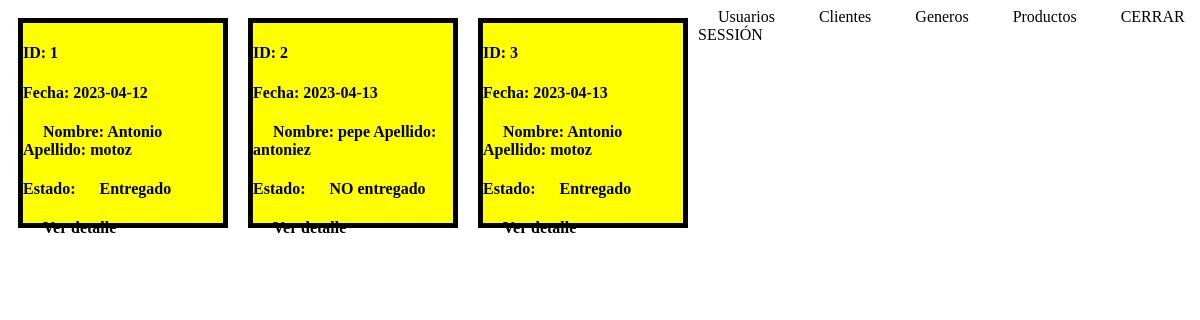
Page /admin/compras.php (signed in) on the committed database.
### tables this page shows
create table if not exists compra(
	id_compra int primary key auto_increment,
    fecha date not null,
    id_cliente_fk int,
    estado boolean not null,
    total float(2) not null
);

create table if not exists cliente(
	id_cliente int primary key auto_increment,
    nombre varchar(50),
    apellido varchar(50)
);

### includes/tabla_compra.php (the view)
<div class="usuario">
    <h4>ID: <?= $fila["id"]?></h4>
    <h4>Fecha: <?= $fila["fecha"]?></h4>
    <h4>
        <a href="modificarCliente.php?id=<?= $fila["id_cliente"]?>&nombre=<?= $fila["nombre"]?>&apellido=<?= $fila["apellido"]?>">
        Nombre: <?= $fila["nombre"]?>
        Apellido: <?= $fila["apellido"]?>
        </a>
    </h4>
    <h4>Estado: <a><?php
            if($fila["estado"]==0){
                echo "NO entregado";
            }else{
                echo "Entregado";
            }
        ?></a></h4>
    <h4><a href="contenidoCompra.php?id=<?= $fila["id"] ?>&fecha=<?= $fila["fecha"] ?>">Ver detalle</a></h4>
</div>

### admin/compras.php (shortened to what this page needs)
<!DOCTYPE html>
<html lang="en">
<head>
    <link rel="stylesheet" href="../css/stylos_generos.css">
</head>
<body>
    <?php
        require("db_conect.php");
        $sql = "select id_compra id, fecha, nombre, apellido, id_cliente,estado from compra
		inner join cliente on id_cliente_fk = id_cliente;";
        $result = $con->query($sql);
        if($result->num_rows > 0){
            while($fila = $result->fetch_assoc()){
                include("../includes/tabla_compra.php");
            }
        }else{
        }
        if($_SESSION["is_admin"]){
            echo '<a href="usuarios.php">Usuarios</a>';
        }
    ?>
    <a href="clientes.php">Clientes</a>
    <a href="generos.php">Generos</a>
    <a href="productos.php">Productos</a>
    <a href="validar.php?cerrar=0">CERRAR SESSIÓN</a>
</body>
</html>

### css/stylos_generos.css (style rules this page uses)
.usuario { float: left; width: 200px; height: 200px; background-color: yellow; border: 5px solid black; margin-left: 10px; margin: 10px; }
a { text-decoration: none; color: black; margin: 20px; }

### rows in the picture
compra: id_compra "1", fecha "2023-04-12", id_cliente_fk.nombre "Antonio", id_cliente_fk.apellido "motoz", estado "Entregado"
compra: id_compra "2", fecha "2023-04-13", id_cliente_fk.nombre "pepe", id_cliente_fk.apellido "antoniez", estado "NO entregado"
compra: id_compra "3", fecha "2023-04-13", id_cliente_fk.nombre "Antonio", id_cliente_fk.apellido "motoz", estado "Entregado"
